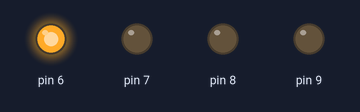
The sketch below on a simulated Arduino Uno, built with avr-gcc and run on an emulated ATmega328P. Parts: output pins drawn as LEDs (lit = HIGH).

Above: at 0.15 s.
At 1.05 s:
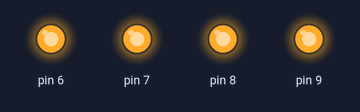
At 1.65 s:
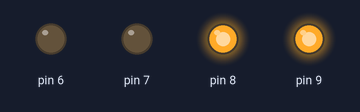
At 2.25 s:
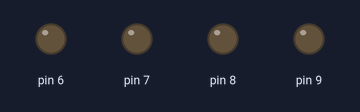
At 3.75 s:
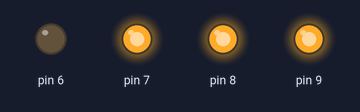
At 5.25 s:
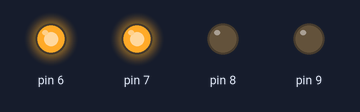
Timing chart, 0 to 5.5 s (numbered marks = the images above):
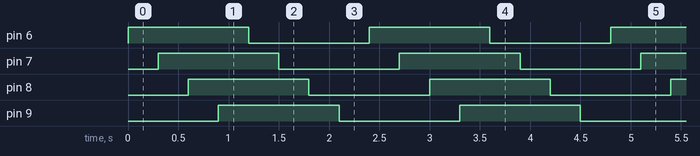

The sketch:

06_code.ino
```cpp
/***********************************************************
Description: Sequential LED lighting control.
             LEDs connected to digital pins 6-9 turn ON one
             after another, then turn OFF one after another.
Author: Azhar Paraouty
Date: 13/08/2026
***********************************************************/

void setup() {
  unsigned char ledPin;    // Variable used to represent LED pins 6-9.

  // Configure digital pins 6, 7, 8, and 9 as OUTPUT pins.
  for (ledPin = 6; ledPin <= 9; ledPin++) {
    pinMode(ledPin, OUTPUT);
  }
}

void loop() {
  unsigned char ledPin;    // Reuse the variable for controlling each LED.

  // Turn LEDs ON one at a time from pin 6 to pin 9.
  for (ledPin = 6; ledPin <= 9; ledPin++) {
    digitalWrite(ledPin, HIGH);   // Set the current LED pin HIGH (LED ON).
    delay(300);                   // Wait 300 milliseconds before the next LED.
  }

  // Turn LEDs OFF one at a time from pin 6 to pin 9.
  for (ledPin = 6; ledPin <= 9; ledPin++) {
    digitalWrite(ledPin, LOW);    // Set the current LED pin LOW (LED OFF).
    delay(300);                   // Wait 300 milliseconds before the next LED.
  }
}
```

Measured:
- by itself, pin 6–9: alternates HIGH for 1.2 s and LOW for 1.2 s
- by itself, everything shown: repeats every 2.4 s, in 8 steps
